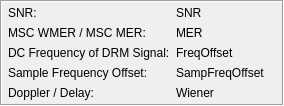
      <widget class="QFrame" name="FrameParamStatusLEDs">
       <property name="sizePolicy">
        <sizepolicy hsizetype="Minimum" vsizetype="Minimum">
         <horstretch>0</horstretch>
         <verstretch>0</verstretch>
        </sizepolicy>
       </property>
       <property name="frameShape">
        <enum>QFrame::Box</enum>
       </property>
       <property name="frameShadow">
        <enum>QFrame::Sunken</enum>
       </property>
       <layout class="QHBoxLayout" name="_2">
        <property name="spacing">
         <number>6</number>
        </property>
        <property name="leftMargin">
         <number>6</number>
        </property>
        <property name="topMargin">
         <number>4</number>
        </property>
        <property name="rightMargin">
         <number>6</number>
        </property>
        <property name="bottomMargin">
         <number>4</number>
        </property>
        <item>
         <layout class="QVBoxLayout" name="_3">
          <property name="spacing">
           <number>6</number>
          </property>
          <property name="margin">
           <number>0</number>
          </property>
          <item>
           <widget class="QLabel" name="TextSNRText">
            <property name="sizePolicy">
             <sizepolicy hsizetype="Minimum" vsizetype="Minimum">
              <horstretch>0</horstretch>
              <verstretch>0</verstretch>
             </sizepolicy>
            </property>
            <property name="minimumSize">
             <size>
              <width>0</width>
              <height>0</height>
             </size>
            </property>
            <property name="text">
             <string>SNR:</string>
            </property>
            <property name="wordWrap">
             <bool>false</bool>
            </property>
           </widget>
          </item>
          <item>
           <widget class="QLabel" name="TextMERWMER">
            <property name="sizePolicy">
             <sizepolicy hsizetype="Minimum" vsizetype="Minimum">
              <horstretch>0</horstretch>
              <verstretch>0</verstretch>
             </sizepolicy>
            </property>
            <property name="minimumSize">
             <size>
              <width>0</width>
              <height>0</height>
             </size>
            </property>
            <property name="text">
             <string>MSC WMER / MSC MER:</string>
            </property>
            <property name="wordWrap">
             <bool>false</bool>
            </property>
           </widget>
          </item>
          <item>
           <widget class="QLabel" name="TextFreqOffset">
            <property name="sizePolicy">
             <sizepolicy hsizetype="Minimum" vsizetype="Minimum">
              <horstretch>0</horstretch>
              <verstretch>0</verstretch>
             </sizepolicy>
            </property>
            <property name="minimumSize">
             <size>
              <width>0</width>
              <height>0</height>
             </size>
            </property>
            <property name="text">
             <string>DC Frequency of DRM Signal:</string>
            </property>
            <property name="wordWrap">
             <bool>false</bool>
            </property>
           </widget>
          </item>
          <item>
           <widget class="QLabel" name="TextSampFreqOffset">
            <property name="sizePolicy">
             <sizepolicy hsizetype="Minimum" vsizetype="Minimum">
              <horstretch>0</horstretch>
              <verstretch>0</verstretch>
             </sizepolicy>
            </property>
            <property name="text">
             <string>Sample Frequency Offset:</string>
            </property>
            <property name="wordWrap">
             <bool>false</bool>
            </property>
           </widget>
          </item>
          <item>
           <widget class="QLabel" name="TextWiener">
            <property name="sizePolicy">
             <sizepolicy hsizetype="Minimum" vsizetype="Minimum">
              <horstretch>0</horstretch>
              <verstretch>0</verstretch>
             </sizepolicy>
            </property>
            <property name="minimumSize">
             <size>
              <width>0</width>
              <height>0</height>
             </size>
            </property>
            <property name="text">
             <string>Doppler / Delay:</string>
            </property>
            <property name="wordWrap">
             <bool>false</bool>
            </property>
           </widget>
          </item>
         </layout>
        </item>
        <item>
         <layout class="QVBoxLayout" name="_4">
          <property name="spacing">
           <number>6</number>
          </property>
          <property name="margin">
           <number>0</number>
          </property>
          <item>
           <widget class="QLabel" name="ValueSNR">
            <property name="sizePolicy">
             <sizepolicy hsizetype="Minimum" vsizetype="Minimum">
              <horstretch>0</horstretch>
              <verstretch>0</verstretch>
             </sizepolicy>
            </property>
            <property name="minimumSize">
             <size>
              <width>0</width>
              <height>0</height>
             </size>
            </property>
            <property name="text">
             <string>SNR</string>
            </property>
            <property name="wordWrap">
             <bool>false</bool>
            </property>
           </widget>
          </item>
          <item>
           <widget class="QLabel" name="ValueMERWMER">
            <property name="sizePolicy">
             <sizepolicy hsizetype="Minimum" vsizetype="Minimum">
              <horstretch>0</horstretch>
              <verstretch>0</verstretch>
             </sizepolicy>
            </property>
            <property name="minimumSize">
             <size>
              <width>0</width>
              <height>0</height>
             </size>
            </property>
            <property name="text">
             <string>MER</string>
            </property>
            <property name="wordWrap">
             <bool>false</bool>
            </property>
           </widget>
          </item>
          <item>
           <widget class="QLabel" name="ValueFreqOffset">
            <property name="sizePolicy">
             <sizepolicy hsizetype="Minimum" vsizetype="Minimum">
              <horstretch>0</horstretch>
              <verstretch>0</verstretch>
             </sizepolicy>
            </property>
            <property name="minimumSize">
             <size>
              <width>0</width>
              <height>0</height>
             </size>
            </property>
            <property name="text">
             <string>FreqOffset</string>
            </property>
            <property name="wordWrap">
             <bool>false</bool>
            </property>
           </widget>
          </item>
          <item>
           <widget class="QLabel" name="ValueSampFreqOffset">
            <property name="sizePolicy">
             <sizepolicy hsizetype="Minimum" vsizetype="Minimum">
              <horstretch>0</horstretch>
              <verstretch>0</verstretch>
             </sizepolicy>
            </property>
            <property name="text">
             <string>SampFreqOffset</string>
            </property>
            <property name="wordWrap">
             <bool>false</bool>
            </property>
           </widget>
          </item>
          <item>
           <widget class="QLabel" name="ValueWiener">
            <property name="sizePolicy">
             <sizepolicy hsizetype="Minimum" vsizetype="Minimum">
              <horstretch>0</horstretch>
              <verstretch>0</verstretch>
             </sizepolicy>
            </property>
            <property name="minimumSize">
             <size>
              <width>100</width>
              <height>0</height>
             </size>
            </property>
            <property name="text">
             <string>Wiener</string>
            </property>
            <property name="wordWrap">
             <bool>false</bool>
            </property>
           </widget>
          </item>
         </layout>
        </item>
       </layout>
      </widget>
